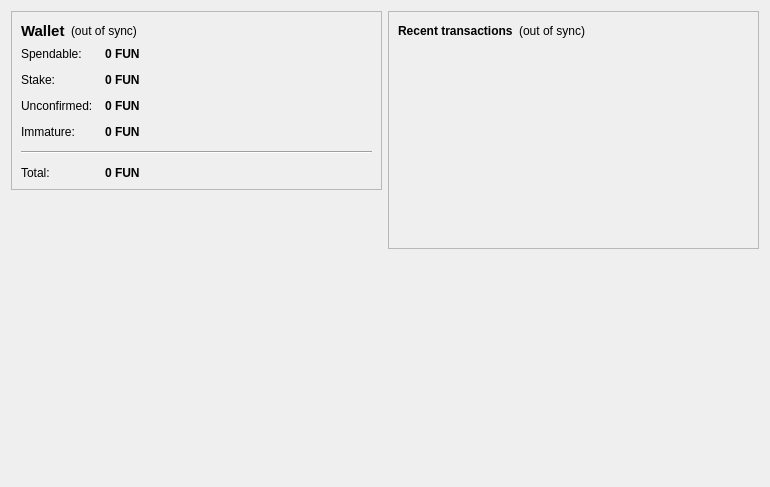
<?xml version="1.0" encoding="UTF-8"?>
<ui version="4.0">
 <class>OverviewPage</class>
 <widget class="QWidget" name="OverviewPage">
  <property name="geometry">
   <rect>
    <x>0</x>
    <y>0</y>
    <width>770</width>
    <height>487</height>
   </rect>
  </property>
  <property name="windowTitle">
   <string>Form</string>
  </property>
  <layout class="QHBoxLayout" name="horizontalLayout" stretch="1,1">
   <item>
    <layout class="QVBoxLayout" name="verticalLayout_2">
     <item>
      <widget class="QFrame" name="frame">
       <property name="frameShape">
        <enum>QFrame::StyledPanel</enum>
       </property>
       <property name="frameShadow">
        <enum>QFrame::Raised</enum>
       </property>
       <layout class="QVBoxLayout" name="verticalLayout_4">
        <item>
         <layout class="QHBoxLayout" name="horizontalLayout_4">
          <item>
           <widget class="QLabel" name="label_5">
            <property name="font">
             <font>
              <pointsize>11</pointsize>
              <weight>75</weight>
              <bold>true</bold>
             </font>
            </property>
            <property name="text">
             <string>Wallet</string>
            </property>
           </widget>
          </item>
          <item>
           <widget class="QLabel" name="labelWalletStatus">
            <property name="toolTip">
             <string>The displayed information may be out of date. Your wallet automatically synchronizes with the funcoin network after a connection is established, but this process has not completed yet.</string>
            </property>
            <property name="styleSheet">
             <string notr="true"/>
            </property>
            <property name="text">
             <string notr="true">(out of sync)</string>
            </property>
            <property name="alignment">
             <set>Qt::AlignLeading|Qt::AlignLeft|Qt::AlignVCenter</set>
            </property>
           </widget>
          </item>
          <item>
           <spacer name="horizontalSpacer_2">
            <property name="orientation">
             <enum>Qt::Horizontal</enum>
            </property>
            <property name="sizeHint" stdset="0">
             <size>
              <width>40</width>
              <height>20</height>
             </size>
            </property>
           </spacer>
          </item>
         </layout>
        </item>
        <item>
         <layout class="QFormLayout" name="formLayout_2">
          <property name="fieldGrowthPolicy">
           <enum>QFormLayout::AllNonFixedFieldsGrow</enum>
          </property>
          <property name="horizontalSpacing">
           <number>12</number>
          </property>
          <property name="verticalSpacing">
           <number>12</number>
          </property>
          <item row="0" column="0">
           <widget class="QLabel" name="label">
            <property name="text">
             <string>Spendable:</string>
            </property>
           </widget>
          </item>
          <item row="0" column="1">
           <widget class="QLabel" name="labelBalance">
            <property name="font">
             <font>
              <weight>75</weight>
              <bold>true</bold>
             </font>
            </property>
            <property name="cursor">
             <cursorShape>IBeamCursor</cursorShape>
            </property>
            <property name="toolTip">
             <string>Your current spendable balance</string>
            </property>
            <property name="text">
             <string notr="true">0 FUN</string>
            </property>
            <property name="textInteractionFlags">
             <set>Qt::LinksAccessibleByMouse|Qt::TextSelectableByKeyboard|Qt::TextSelectableByMouse</set>
            </property>
           </widget>
          </item>
          <item row="1" column="0">
           <widget class="QLabel" name="label_6">
            <property name="text">
             <string>Stake:</string>
            </property>
           </widget>
          </item>
          <item row="1" column="1">
           <widget class="QLabel" name="labelStake">
            <property name="font">
             <font>
              <weight>75</weight>
              <bold>true</bold>
             </font>
            </property>
            <property name="cursor">
             <cursorShape>IBeamCursor</cursorShape>
            </property>
            <property name="toolTip">
             <string>Total of coins that was staked, and do not yet count toward the current balance</string>
            </property>
            <property name="text">
             <string notr="true">0 FUN</string>
            </property>
            <property name="textInteractionFlags">
             <set>Qt::LinksAccessibleByMouse|Qt::TextSelectableByKeyboard|Qt::TextSelectableByMouse</set>
            </property>
           </widget>
          </item>
          <item row="2" column="0">
           <widget class="QLabel" name="label_3">
            <property name="text">
             <string>Unconfirmed:</string>
            </property>
           </widget>
          </item>
          <item row="2" column="1">
           <widget class="QLabel" name="labelUnconfirmed">
            <property name="font">
             <font>
              <weight>75</weight>
              <bold>true</bold>
             </font>
            </property>
            <property name="cursor">
             <cursorShape>IBeamCursor</cursorShape>
            </property>
            <property name="toolTip">
             <string>Total of transactions that have yet to be confirmed, and do not yet count toward the current balance</string>
            </property>
            <property name="text">
             <string notr="true">0 FUN</string>
            </property>
            <property name="textInteractionFlags">
             <set>Qt::LinksAccessibleByMouse|Qt::TextSelectableByKeyboard|Qt::TextSelectableByMouse</set>
            </property>
           </widget>
          </item>
          <item row="3" column="0">
           <widget class="QLabel" name="labelImmatureText">
            <property name="text">
             <string>Immature:</string>
            </property>
           </widget>
          </item>
          <item row="3" column="1">
           <widget class="QLabel" name="labelImmature">
            <property name="font">
             <font>
              <weight>75</weight>
              <bold>true</bold>
             </font>
            </property>
            <property name="toolTip">
             <string>Mined balance that has not yet matured</string>
            </property>
            <property name="text">
             <string notr="true">0 FUN</string>
            </property>
            <property name="textInteractionFlags">
             <set>Qt::LinksAccessibleByMouse|Qt::TextSelectableByKeyboard|Qt::TextSelectableByMouse</set>
            </property>
           </widget>
          </item>
          <item row="4" column="0" colspan="2">
           <widget class="Line" name="line">
            <property name="orientation">
             <enum>Qt::Horizontal</enum>
            </property>
           </widget>
          </item>
          <item row="5" column="0">
           <widget class="QLabel" name="labelTotalText">
            <property name="text">
             <string>Total:</string>
            </property>
           </widget>
          </item>
          <item row="5" column="1">
           <widget class="QLabel" name="labelTotal">
            <property name="font">
             <font>
              <weight>75</weight>
              <bold>true</bold>
             </font>
            </property>
            <property name="cursor">
             <cursorShape>IBeamCursor</cursorShape>
            </property>
            <property name="toolTip">
             <string>Your current total balance</string>
            </property>
            <property name="text">
             <string notr="true">0 FUN</string>
            </property>
            <property name="textInteractionFlags">
             <set>Qt::LinksAccessibleByMouse|Qt::TextSelectableByKeyboard|Qt::TextSelectableByMouse</set>
            </property>
           </widget>
          </item>
         </layout>
        </item>
       </layout>
      </widget>
     </item>
     <item>
      <spacer name="verticalSpacer">
       <property name="orientation">
        <enum>Qt::Vertical</enum>
       </property>
       <property name="sizeHint" stdset="0">
        <size>
         <width>20</width>
         <height>40</height>
        </size>
       </property>
      </spacer>
     </item>
     <item>
      <widget class="QLabel" name="label_2">
       <property name="autoFillBackground">
        <bool>true</bool>
       </property>
       <property name="text">
        <string/>
       </property>
       <property name="pixmap">
        <pixmap resource="../bitcoin.qrc">:/icons/mastbg</pixmap>
       </property>
       <property name="scaledContents">
        <bool>false</bool>
       </property>
       <property name="margin">
        <number>0</number>
       </property>
      </widget>
     </item>
    </layout>
   </item>
   <item>
    <layout class="QVBoxLayout" name="verticalLayout_3">
     <item>
      <widget class="QFrame" name="frame_2">
       <property name="frameShape">
        <enum>QFrame::StyledPanel</enum>
       </property>
       <property name="frameShadow">
        <enum>QFrame::Raised</enum>
       </property>
       <layout class="QVBoxLayout" name="verticalLayout">
        <item>
         <layout class="QHBoxLayout" name="horizontalLayout_2">
          <item>
           <widget class="QLabel" name="label_4">
            <property name="text">
             <string>&lt;b&gt;Recent transactions&lt;/b&gt;</string>
            </property>
           </widget>
          </item>
          <item>
           <widget class="QLabel" name="labelTransactionsStatus">
            <property name="toolTip">
             <string>The displayed information may be out of date. Your wallet automatically synchronizes with the funcoin network after a connection is established, but this process has not completed yet.</string>
            </property>
            <property name="styleSheet">
             <string notr="true"/>
            </property>
            <property name="text">
             <string notr="true">(out of sync)</string>
            </property>
            <property name="alignment">
             <set>Qt::AlignRight|Qt::AlignTrailing|Qt::AlignVCenter</set>
            </property>
           </widget>
          </item>
          <item>
           <spacer name="horizontalSpacer">
            <property name="orientation">
             <enum>Qt::Horizontal</enum>
            </property>
            <property name="sizeHint" stdset="0">
             <size>
              <width>40</width>
              <height>20</height>
             </size>
            </property>
           </spacer>
          </item>
         </layout>
        </item>
        <item>
         <widget class="QListView" name="listTransactions">
          <property name="styleSheet">
           <string notr="true">QListView { background: transparent; }</string>
          </property>
          <property name="frameShape">
           <enum>QFrame::NoFrame</enum>
          </property>
          <property name="verticalScrollBarPolicy">
           <enum>Qt::ScrollBarAlwaysOff</enum>
          </property>
          <property name="horizontalScrollBarPolicy">
           <enum>Qt::ScrollBarAlwaysOff</enum>
          </property>
          <property name="selectionMode">
           <enum>QAbstractItemView::NoSelection</enum>
          </property>
         </widget>
        </item>
       </layout>
      </widget>
     </item>
     <item>
      <spacer name="verticalSpacer_2">
       <property name="orientation">
        <enum>Qt::Vertical</enum>
       </property>
       <property name="sizeHint" stdset="0">
        <size>
         <width>20</width>
         <height>40</height>
        </size>
       </property>
      </spacer>
     </item>
    </layout>
   </item>
  </layout>
 </widget>
 <resources>
  <include location="../bitcoin.qrc"/>
 </resources>
 <connections/>
</ui>
